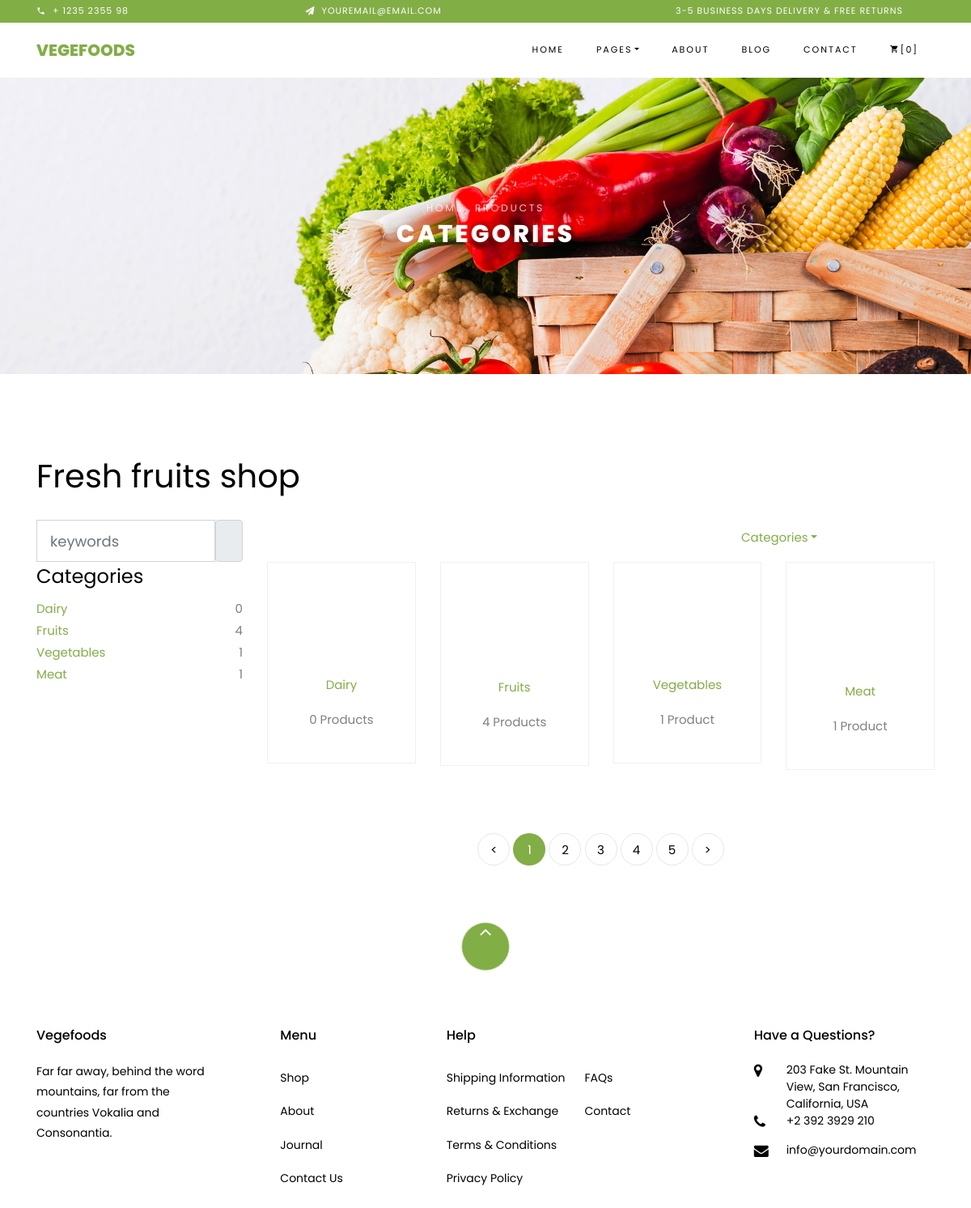
Page /categories/ on the committed database.
### core/models.py (models this page shows, shortened)
class Category(models.Model):
    cid = ShortUUIDField(
        unique=True,
        length=10,
        max_length=30,
        editable=False,
        prefix="cat",
        alphabet="abcdefgh",
    )
    title = models.CharField(max_length=100)
    image = models.ImageField(upload_to="category")
    class Meta:
        verbose_name_plural = "Categories"

### core/views.py (the view)
# urls.py: path("categories/", category_list_view, name="category-list"),
def category_list_view(request):
    categories = Category.objects.all().annotate(product_count=Count("category"))
    context = {"categories": categories}
    return render(request, "core/category-list.html", context)

### core/context_processor.py (called while the page is built)
def default(request):
    categories = Category.objects.all()
    context = {"categories": categories}
    return context

### templates/core/category-list.html (shortened to what this page needs)
{% extends 'partials/base.html' %}
{% load static %}
{% block content %}
  <div class="hero-wrap hero-bread" style="background-image: url({% static 'images/bg_1.jpg' %} );">
    <div class="container">
      <div class="row no-gutters slider-text align-items-center justify-content-center">
        <div class="col-md-9 ftco-animate text-center">
          <p class="breadcrumbs">
            <span class="mr-2"><a href="#">Home</a></span> <span><a href="#">Products</a></span>
          </p>
          <h1 class="mb-0 bread">Categories</h1>
        </div>
      </div>
    </div>
  </div>
  <div class="container-fluid fruite py-5">
    <div class="container py-5">
      <h1 class="mb-4">Fresh fruits shop</h1>
      <div class="row g-4">
        <div class="col-lg-12">
          <div class="row g-4">
            <div class="col-xl-3">
              <div class="input-group w-100 mx-auto d-flex">
                <input type="search" class="form-control p-3" placeholder="keywords" aria-describedby="search-icon-1" />
                <span id="search-icon-1" class="input-group-text p-3"></span>
              </div>
            </div>
            <div class="col-6"></div>
            <div class="col-xl-3">
              <div class="nav-item dropdown">
                <a href="#" class="nav-link dropdown-toggle" data-bs-toggle="dropdown">Categories</a>
              </div>
            </div>
          </div>
          <div class="row g-4">
            <div class="col-lg-3">
              <div class="row g-4">
                <div class="col-lg-12">
                  <div class="mb-3">
                    <h4>Categories</h4>
                    <ul class="list-unstyled fruite-categorie">
                      {% for category in categories %}
                        <li>
                          <div class="d-flex justify-content-between fruite-name">
                            <a href="{% url 'core:category-product-list' category.title category.cid  %}">{{ category.title }}</a>
                            <span>{{ category.category.count }}</span>
                          </div>
                        </li>
                      {% endfor %}
                    </ul>
                  </div>
                </div>
              </div>
            </div>
            <div class="col-lg-9">
              <div class="row g-4 justify-content-center">
                {% for category in categories %}
                  <div class="col-md-6 col-lg-3 ftco-animate">
                    <div class="product">
                      <a href="{% url 'core:category-product-list' category.title category.cid  %}" class="img-prod">
                      </a>
                      <div class="text py-3 pb-4 px-3 text-center">
                        <p>
                          <a href="#">{{ category.title }}</a>
                        </p>
                        <p>{{ category.category.count }} Product{{ category.category.count|pluralize }}</p>
                      </div>
                    </div>
                  </div>
                {% endfor %}
                <div class="row mt-5">
                  <div class="col text-center">
                    <div class="block-27">
                      <ul>
                        <li>
                          <a href="#">&lt;</a>
                        </li>
                        <li class="active">
                          <span>1</span>
                        </li>
                        <li>
                          <a href="#">2</a>
                        </li>
                        <li>
                          <a href="#">3</a>
                        </li>
                        <li>
                          <a href="#">4</a>
                        </li>
                        <li>
                          <a href="#">5</a>
                        </li>
                        <li>
                          <a href="#">&gt;</a>
                        </li>
                      </ul>
                    </div>
                  </div>
                </div>
              </div>
            </div>
          </div>
        </div>
      </div>
    </div>
  </div>
{% endblock %}

### static/css/modal-product-card.css (style rules this page uses)
:root { --vs-primary: 29 92 255; }

### rows in the picture
Category: title "Dairy", category.count "0"
Category: title "Fruits", category.count "4"
Category: title "Vegetables", category.count "1"
Category: title "Meat", category.count "1"
